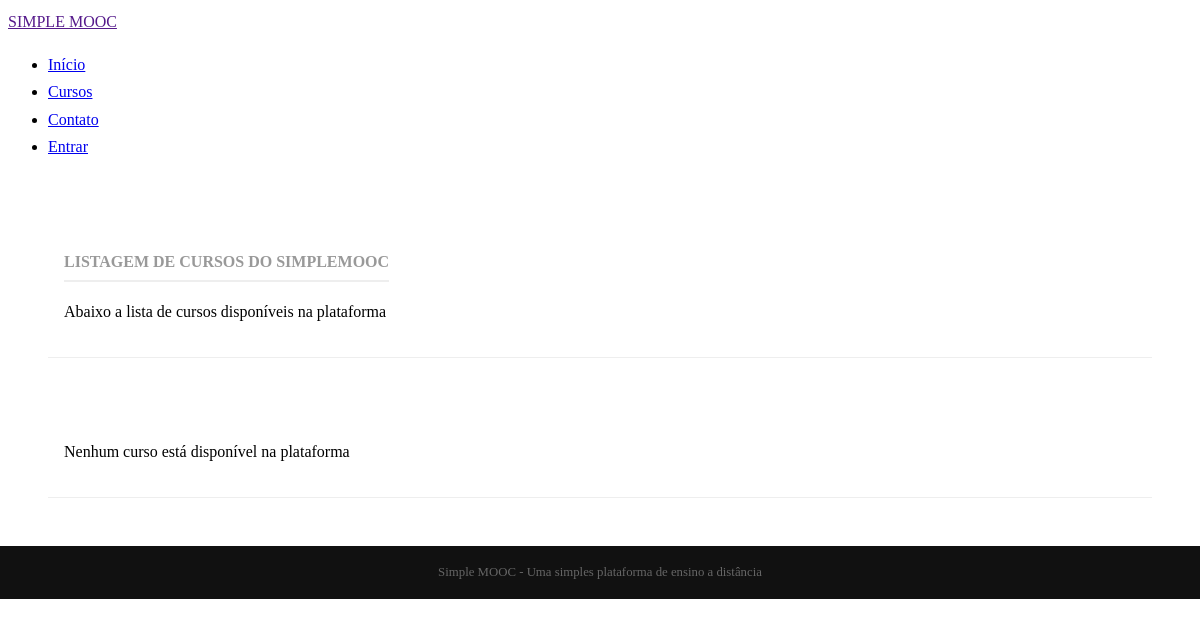
Page /courses/ on the earlier database version.
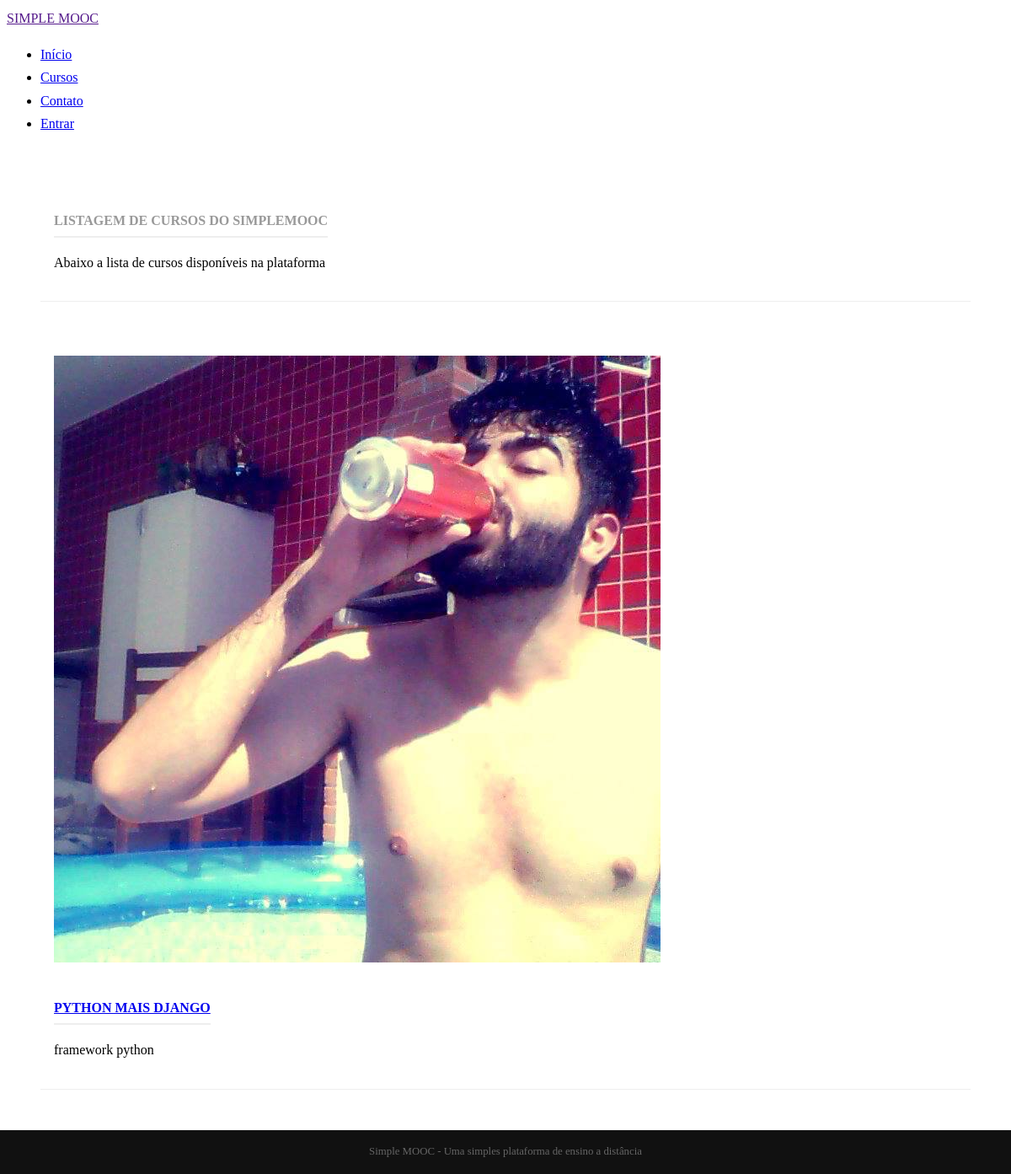
Same page on the later database version.
### courses/models.py (models this page shows, shortened)
class Courses(models.Model):
    name = models.CharField('Nome', max_length=100)
    slug = models.SlugField('Atalho')
    description = models.TextField('Descriçao Simples', blank=True)
    about = models.TextField('Sobre o Curso',blank=True)
    start_date = models.DateField(
        'Date de inicio', null=True, blank=True
    )
    image = models.ImageField(
        upload_to='courses/images', verbose_name='Imagem',
        null=True, blank=True
    )
    create_at = models.DateTimeField('Criado em', auto_now_add=True)
    update_at = models.DateTimeField('Criado em', auto_now=True)
    objects = CourseManager()
    @models.permalink
    def get_absolute_url(self):
        return ('courses:details', (), {'slug': self.slug})
    class Meta:
        verbose_name = 'Curso'
        verbose_name_plural = 'Cursos'
        ordering = ['name']

### courses/views.py (the view)
def index(request):
    courses = Courses.objects.all()
    template_name = 'courses/index.html'
    context = {
        'courses': courses
    }
    return render(request, template_name, context)

### courses/templates/courses/index.html
{% extends "base.html" %}
{% load static %}
{% block content %}
<div class="pure-g-r content-ribbon">
    <div class="pure-u-1">
        <div class="l-box">
            <h4 class="content-subhead">Listagem de Cursos do SimpleMOOC</h4>
            <p>Abaixo a lista de cursos disponíveis na plataforma</p>
        </div>
    </div>
</div>
{% for course in courses %}
<div class="pure-g-r content-ribbon">
    <div class="pure-u-1-3">
        <div class="l-box">
            <a href="{{ course.get_absolute_url }}">
            {% if course.image %}
            <img src="{{ course.image.url }}" alt="{{ course.name }}" />
            {% else %}
            <img src="{% static 'img/course-image.png' %}" alt="{{ course.name }}" />
            {% endif %}
            </a>
        </div>
    </div>
    <div class="pure-u-2-3">
        <div class="l-box">
            <h4 class="content-subhead"><a href="{{ course.get_absolute_url }}" title="">{{ course.name }}</a></h4>
            {{ course.description|linebreaks }}
        </div>
    </div>
</div>
{% empty %}
<div class="pure-g-r content-ribbon">
    <div class="pure-u-1">
        <div class="l-box">
            <p>Nenhum curso está disponível na plataforma</p>
        </div>
    </div>
</div>
{% endfor %}
{% endblock %}

Differences in the rows shown:
added Courses: image (picture), name "PYTHON MAIS DJANGO", description "framework python"
Other differences:
text no longer shown: "Nenhum curso está disponível na plataforma"
